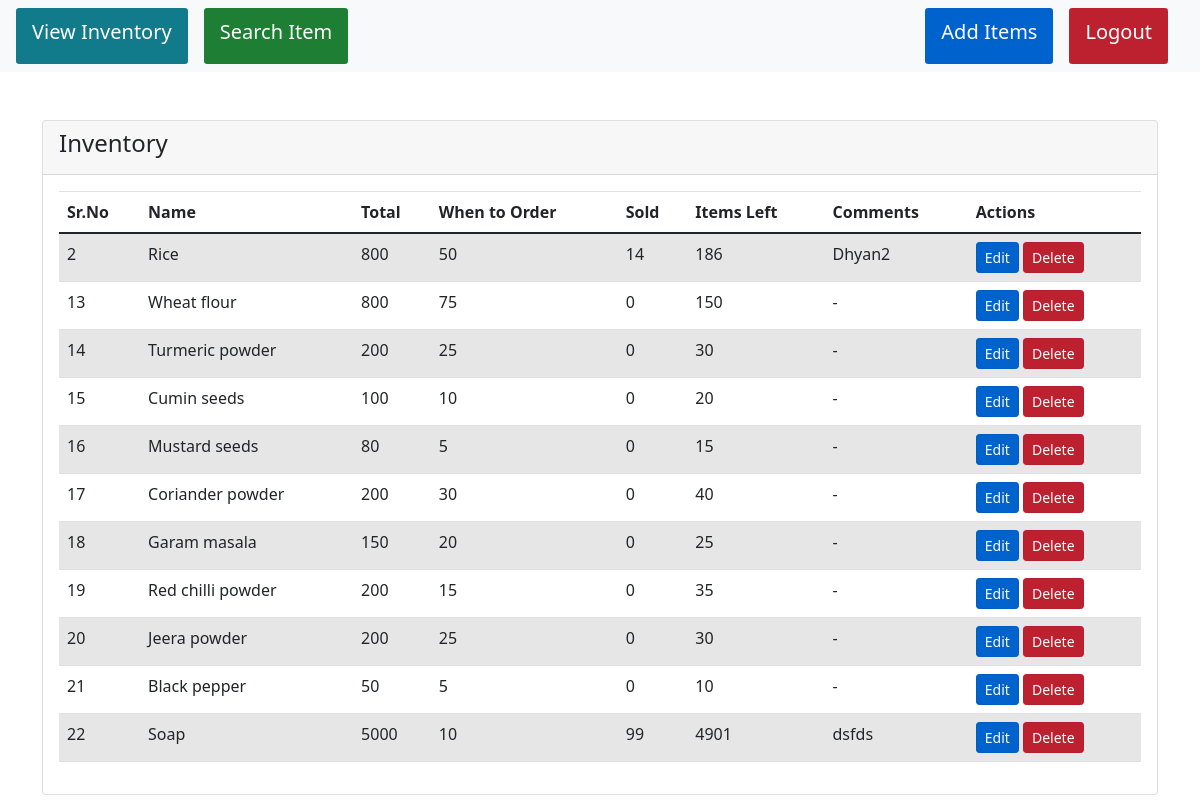
Screenshot of /display.php with the database file from the repository.
### tables this page shows
CREATE TABLE `cart` (
  `SrNo` int(11) NOT NULL,
  `Name` varchar(50) NOT NULL,
  `Total` int(11) NOT NULL,
  `When_Order` int(11) NOT NULL,
  `Sold` int(11) DEFAULT 0,
  `Left_items` int(11) NOT NULL,
  `Comments` text NOT NULL DEFAULT '-'
);

### display.php (the view, shortened to what this page needs)
<!DOCTYPE html>
<html lang="en">
<head>
    <link rel="stylesheet" href="https://stackpath.bootstrapcdn.com/bootstrap/4.4.1/css/bootstrap.min.css">
    <link href="https://cdn.jsdelivr.net/npm/bootstrap@5.0.0-beta1/dist/css/bootstrap.min.css" rel="stylesheet">
</head>
<body>
<nav class="navbar navbar-expand-lg navbar-dark bg-light">
    <div class="collapse navbar-collapse" id="navbarSupportedContent">
        <ul class="navbar-nav mr-auto">
            <li class="nav-item mr-auto">
                <li class="btn-info btn-sm active me-3" role="button" aria-pressed="true">
                    <a class="nav-link" href="/Inventory-management-System-using-Php-and-MySQL/display.php"><h5>View Inventory</h5></a>
                </li>
                <li class="btn-success btn-sm active me-3" role="button" aria-pressed="true">
                    <a class="nav-link" href="/Inventory-management-System-using-Php-and-MySQL/search.php"><h5>Search Item</h5></a>
                </li>
            </li>
        </ul>
        <ul class="navbar-nav">
            <li class="nav-item mr-auto">
                <li class="btn-primary btn-sm active me-3" role="button" aria-pressed="true">
                    <a class="nav-link" data-toggle="modal" data-target="#addItemModal" href="#"><h5>Add Items </h5></a>
                </li>
                <li class="btn-danger btn-sm active me-3" role="button" aria-pressed="true">
                    <a class="nav-link" href="/Inventory-management-System-using-Php-and-MySQL/logout.php"><h5>Logout </h5></a>
                </li>
            </li>
        </ul>
    </div>
</nav>
<div class="container">
    <div class="row justify-content-center">
        <div class="col-md-12">
            <div class="card mt-5">
                <div class="card-header">
                    <h4>Inventory</h4>
                </div>
                <div class="card-body">
                    <table class="table table-striped">
                        <thead>
                            <tr>
                                <th>Sr.No</th>
                                <th>Name</th>
                                <th>Total</th>
                                <th>When to Order</th>
                                <th>Sold</th>
                                <th>Items Left</th>
                                <th>Comments</th>
                                <th>Actions</th>
                            </tr>
                        </thead>
                        <tbody>
                            <?php
                                $con = mysqli_connect("localhost","root","","inventory");
                                $query = "SELECT * FROM Cart";
                                $query_run = mysqli_query($con, $query);
                                $sno=1;
                                if(mysqli_num_rows($query_run) > 0)
                                {
                                    foreach($query_run as $row)
                                    {
                                        $sno=$sno + 1;
                                        ?>
                                        <tr>
                                            <td><?= $sno?></td>
                                            <td><?= $row['Name']; ?></td>
                                            <td><?= $row['Total']; ?></td>
                                            <td><?= $row['When_Order']; ?></td>
                                            <td><?= $row['Sold']; ?></td>
                                            <td><?= $row['Left_items']; ?></td>
                                            <td><?= $row['Comments']; ?></td>
                                            <td>
                                                <a href="#" class="edit btn btn-primary btn-sm active" role="button" aria-pressed="true" data-toggle="modal" data-target="#editModal<?php echo $row['SrNo']; ?>">Edit</a>
                                                            <?php
                                                            $con = mysqli_connect("localhost", "root", "", "inventory");
                                                            if (!$con) {
                                                                echo "Connection Error : " . mysqli_connect_error() . "<br>";
                                                            } else {
                                                                $sno = $row['SrNo'];
                                                                ?>
                                                                <?php
                                                            }
                                                            ?>
                                                <a href='display.php?delid=<?php echo htmlspecialchars($row['SrNo'])?> 'class="edit btn btn-danger btn-sm active" role="button" aria-pressed="true">Delete</a>
                                            </td>
                                        </tr>
                                        <?php
                                    }
                                 }
                                else
                                {
                                    ?>
                                        <tr>
                                            <td colspan="4">No Record Found</td>
                                        </tr>
                                    <?php
                                }
                            ?>
                        </tbody>
                    </table>
                </div>
            </div>
        </div>
    </div>
</div>
</body>
</html>

### rows the page displays
cart: sno "2", Name "Rice", Total "800", When_Order "50", Sold "14", Left_items "186", Comments "Dhyan2"
cart: sno "13", Name "Wheat flour", Total "800", When_Order "75", Sold "0", Left_items "150", Comments "-"
cart: sno "14", Name "Turmeric powder", Total "200", When_Order "25", Sold "0", Left_items "30", Comments "-"
cart: sno "15", Name "Cumin seeds", Total "100", When_Order "10", Sold "0", Left_items "20", Comments "-"
cart: sno "16", Name "Mustard seeds", Total "80", When_Order "5", Sold "0", Left_items "15", Comments "-"
cart: sno "17", Name "Coriander powder", Total "200", When_Order "30", Sold "0", Left_items "40", Comments "-"
cart: sno "18", Name "Garam masala", Total "150", When_Order "20", Sold "0", Left_items "25", Comments "-"
cart: sno "19", Name "Red chilli powder", Total "200", When_Order "15", Sold "0", Left_items "35", Comments "-"
cart: sno "20", Name "Jeera powder", Total "200", When_Order "25", Sold "0", Left_items "30", Comments "-"
cart: sno "21", Name "Black pepper", Total "50", When_Order "5", Sold "0", Left_items "10", Comments "-"
cart: sno "22", Name "Soap", Total "5000", When_Order "10", Sold "99", Left_items "4901", Comments "dsfds"
